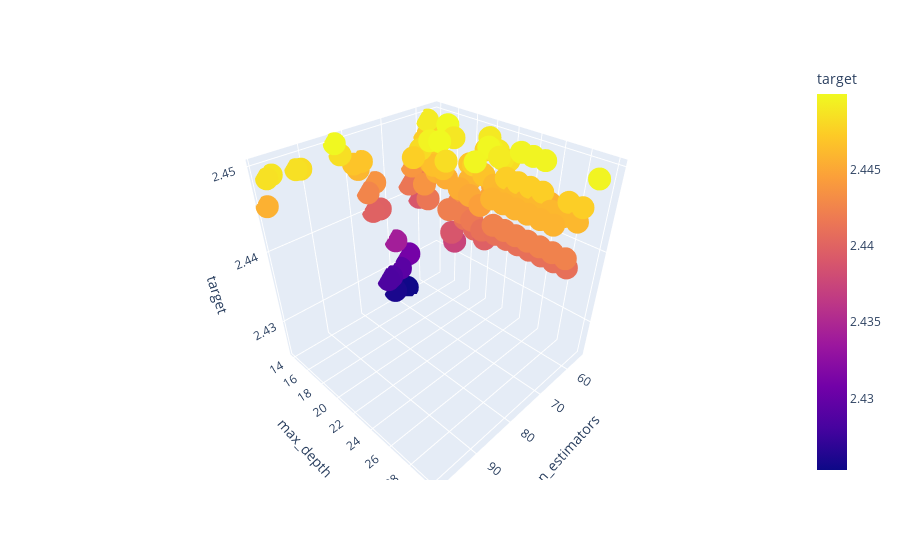

The cell this chart's notebook holds for it:
### Code cell
px.scatter_3d(df2, x = "n_estimators", y = "max_depth", z = "target", color = "target")

### Figure 1 — Plotly figure (JSON) as saved in the notebook; plotly's stock layout.template omitted (floating-point values rounded to 4 significant figures; data arrays with more than 128 entries replaced by an {"elided": "..."} marker saying what was removed)
{"data": [{"hovertemplate": "n_estimators=%{x}<br>max_depth=%{y}<br>target=%{marker.color}<extra></extra>", "legendgroup": "", "marker": {"color": {"elided": "555 float values"}, "coloraxis": "coloraxis", "symbol": "circle"}, "mode": "markers", "name": "", "scene": "scene", "showlegend": false, "type": "scatter3d", "x": {"elided": "555 int values"}, "y": {"elided": "555 int values"}, "z": {"elided": "555 float values"}}], "layout": {"coloraxis": {"colorbar": {"title": {"text": "target"}}, "colorscale": [[0, "#0d0887"], [0.1111, "#46039f"], [0.2222, "#7201a8"], [0.3333, "#9c179e"], [0.4444, "#bd3786"], [0.5556, "#d8576b"], [0.6667, "#ed7953"], [0.7778, "#fb9f3a"], [0.8889, "#fdca26"], [1, "#f0f921"]]}, "legend": {"tracegroupgap": 0}, "margin": {"t": 60}, "scene": {"domain": {"x": [0, 1], "y": [0, 1]}, "xaxis": {"title": {"text": "n_estimators"}}, "yaxis": {"title": {"text": "max_depth"}}, "zaxis": {"title": {"text": "target"}}}}}
